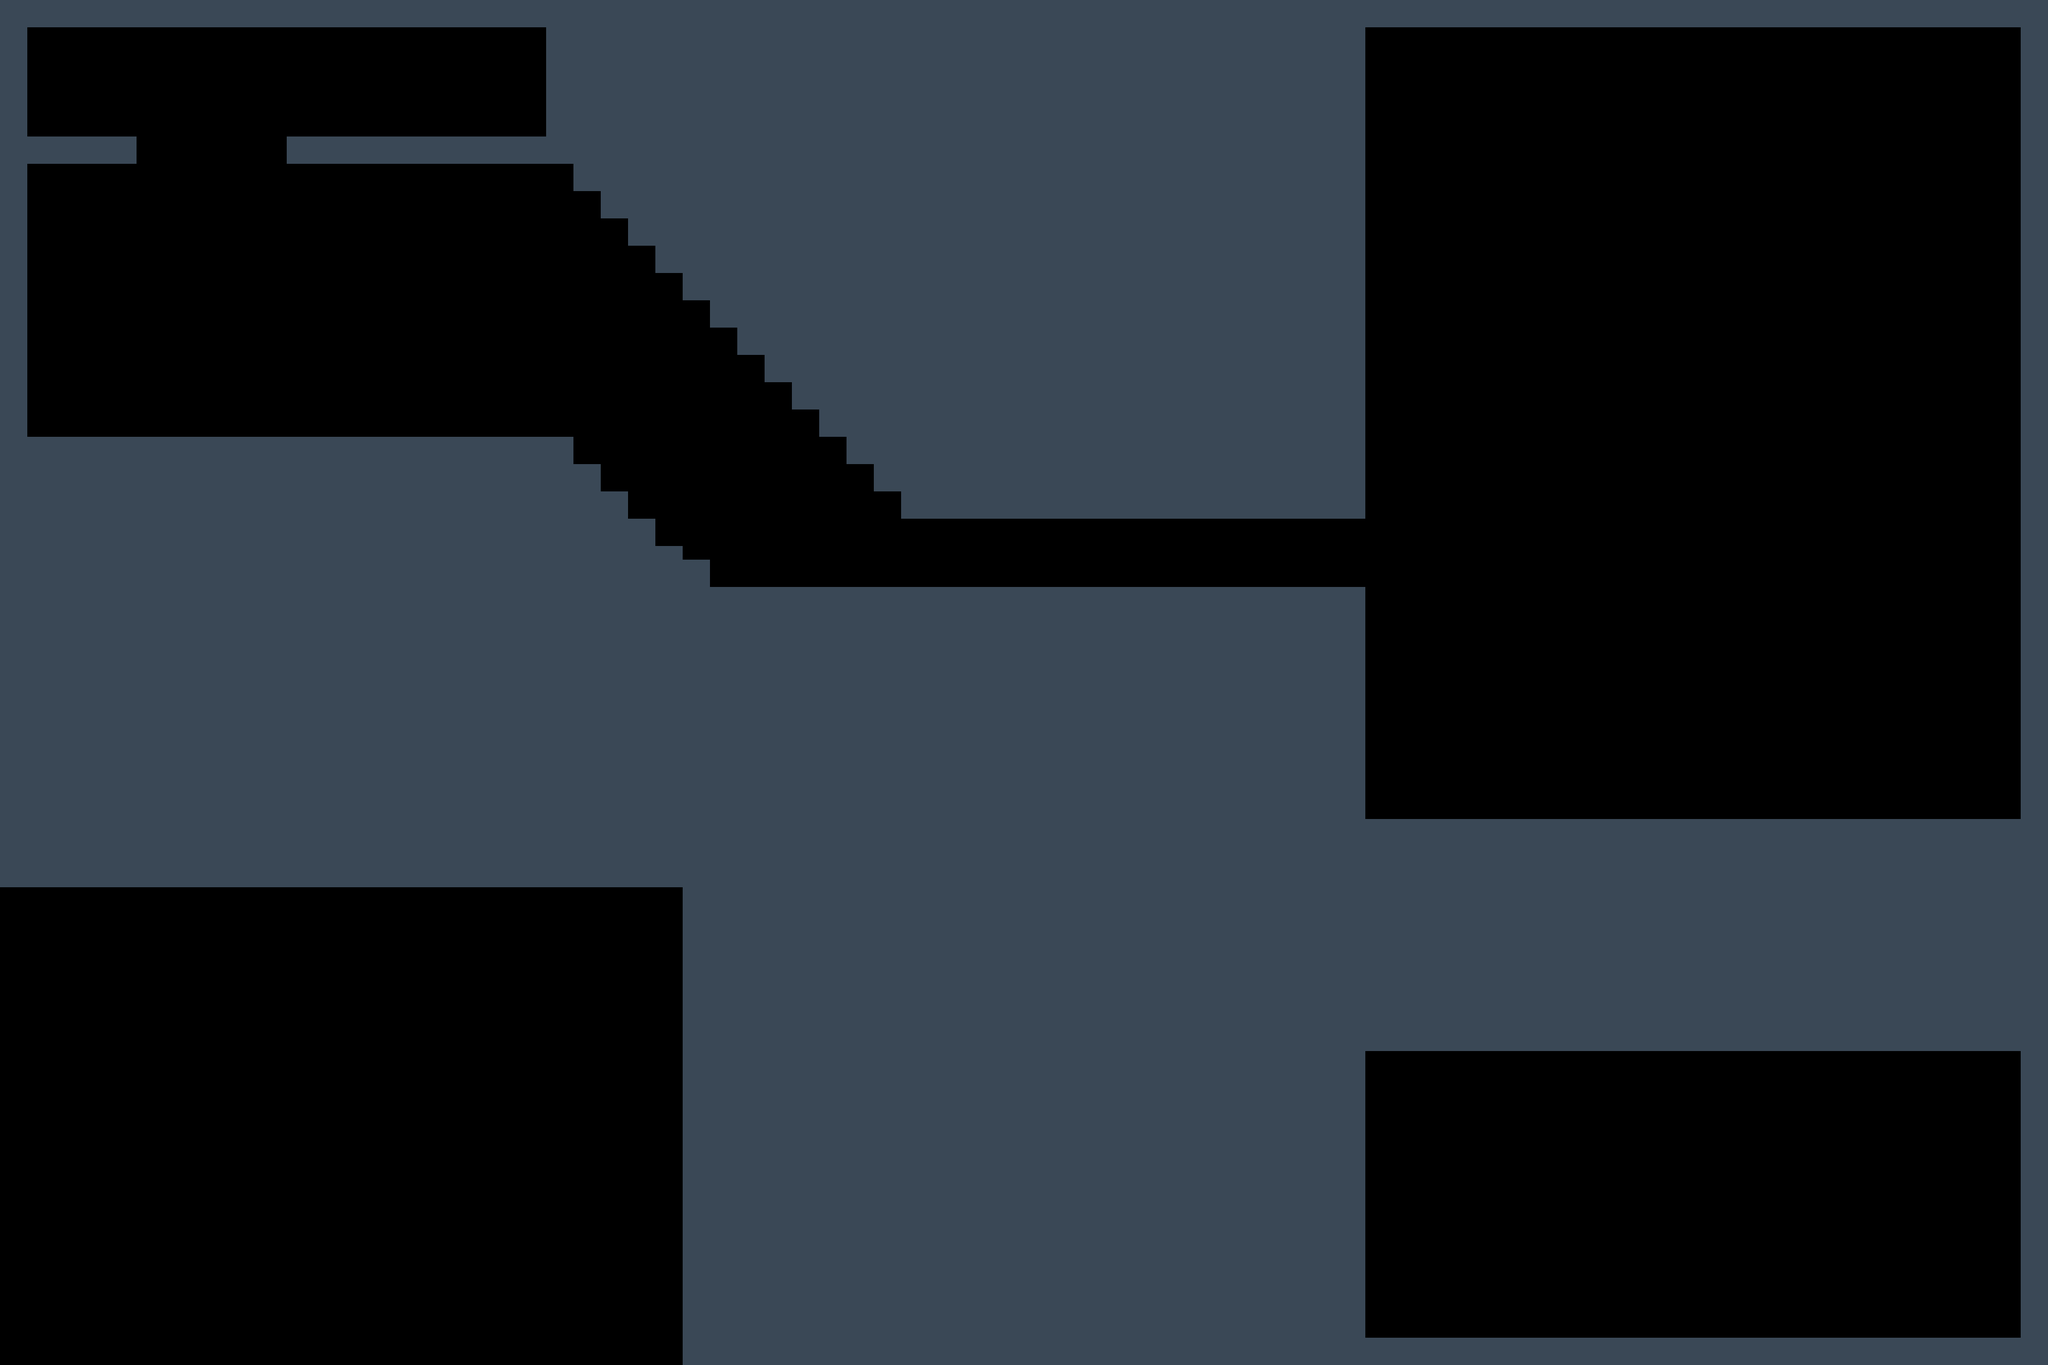

Rendered tile map (Tiled .tmx) drawn with the repository's tilesets; below, a short description and the map source with its tile grids summarised:
An orthogonal 150x100 tile map with 25x25 px tiles, 1 tile layer (Слой тайлов 1).

<map version="1.5" tiledversion="1.7.2" orientation="orthogonal" renderorder="left-up" width="150" height="100" tilewidth="25" tileheight="25" infinite="0" nextlayerid="2" nextobjectid="1">
 <editorsettings>
  <export target="../level5.csv" format="csv" />
 </editorsettings>
 <tileset firstgid="1" source="tiles.tsx" />
 <layer id="1" name="Слой тайлов 1" width="150" height="100">
  <data>[15000 cells, 7782 non-empty, 1 distinct tile ids]</data>
 </layer>
</map>
